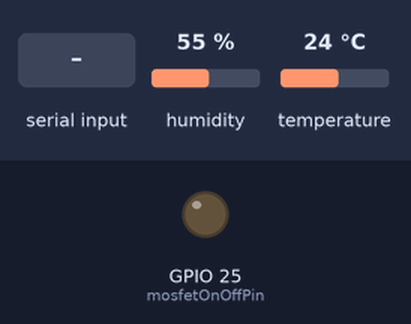
A sketch run on a simulated ESP32. Shown: output pins drawn as LEDs (lit = HIGH). The test bench sets the inputs (shaded band); at power-on: humidity 55 %, temperature 24 °C. WiFi joins after 1.5 s; servers stay silent unless stated; the local clock reads 2024-03-15 10:24:30 at power-on unless the sketch sets it; EEPROM starts erased; what the sketch prints to the serial monitor is not drawn.

Above: at 2.7 s.
2.8 s: "SET TEMP MIN \n" received over Serial
At 3.6 s:
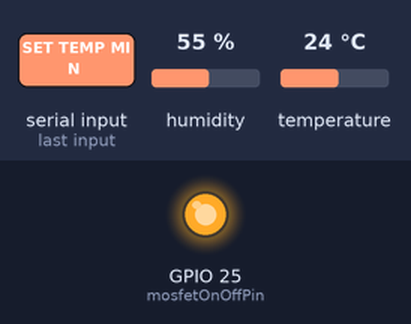
Timing chart, 0 to 34.5 s (numbered marks = the images above; inputs shaded):
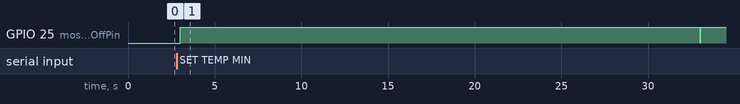

The sketch:

AMCS_Original.ino
```cpp
#include <WiFi.h>
#include <Wire.h>
#include <Adafruit_Sensor.h>
#include <Adafruit_BME280.h>
#include <time.h>
#include <EEPROM.h>

// === WiFi ===
const char* ssid = "Sonya alexa";
const char* password = "sonya123";

// Pin dan Sensor
const int mosfetOnOffPin = 25;
Adafruit_BME280 bme;

// === Variabel Sensor dan Pompa ===
float temp, humidity;
bool pumpActive = false;
unsigned long pumpStartTime = 0;
unsigned long pumpDuration = 0;
unsigned long lastPoll = 0;
const unsigned long pollInterval = 3000;

// === Farm ID ===
const int farmID = 16;

// === Threshold ===
float tempMin = 15.5, tempMax = 27.9;
float humMin = 82.0, humMax = 92.0;

// === Dummy Data Sensor Lain ===
float waterTemp = 25.3;
float pHValue = 6.8;
float tdsValue = 1200;
float oxygenValue = 7.5;

// === Status Aktuator Dummy ===
bool mainTankPump = true;
bool PHUpPump = false;
bool PHDownPump = false;
bool mixAPump = false;
bool mixBPump = true;
bool valve = true;
bool mist = false;  // Akan diupdate berdasarkan status pompa
bool lv1 = true;

// === Threshold Dummy ===
float thPHUp = 6.5;
float thPHDown = 5.5;
float thTDSUp = 1300;
float thTDSDown = 800;
float thWTempUp = 28.0;
float thWTempDown = 22.0;
float thHumUp = 90.0;
float thHumDown = 60.0;

// === Timer Kirim Pesan ===
unsigned long lastMsgA = 0, lastMsgB = 0, lastMsgSP = 0;

// === EEPROM Helpers ===
void loadThresholdsFromEEPROM() {
  EEPROM.get(0, tempMin);
  EEPROM.get(10, tempMax);
  EEPROM.get(20, humMin);
  EEPROM.get(30, humMax);
  if (isnan(tempMin)) tempMin = 15.5;
  if (isnan(tempMax)) tempMax = 27.9;
  if (isnan(humMin)) humMin = 82.0;
  if (isnan(humMax)) humMax = 92.0;
}

void saveThresholdsToEEPROM() {
  EEPROM.put(0, tempMin);
  EEPROM.put(10, tempMax);
  EEPROM.put(20, humMin);
  EEPROM.put(30, humMax);
  EEPROM.commit();
}

// === Waktu ===
String getFormattedTime() {
  struct tm timeinfo;
  if (!getLocalTime(&timeinfo)) return "01/01/1970 00:00:00";
  char buffer[30];
  sprintf(buffer, "%02d/%02d/%04d %02d:%02d:%02d",
          timeinfo.tm_mday, timeinfo.tm_mon + 1, timeinfo.tm_year + 1900,
          timeinfo.tm_hour, timeinfo.tm_min, timeinfo.tm_sec);
  return String(buffer);
}

// === Pompa ===
bool isPumpOn() {
  return digitalRead(mosfetOnOffPin) == HIGH;
}

void turnPumpOn() {
  digitalWrite(mosfetOnOffPin, HIGH);
  if (!pumpActive) {
    pumpActive = true;
    mist = true;  // Update status mist saat pompa ON
    Serial.printf("[PUMP] ON for %lu seconds\n", pumpDuration / 1000);
  }
}

void turnPumpOff() {
  digitalWrite(mosfetOnOffPin, LOW);
  if (pumpActive) {
    pumpActive = false;
    mist = false;  // Update status mist saat pompa OFF
    Serial.println("[PUMP] OFF");
  }
}

// === Update Mist Status ===
void updateMistStatus() {
  // Synchronize mist status dengan actual MOSFET status
  mist = isPumpOn();
}

// === Serial Command Handler ===
void handleSerialCommand() {
  if (Serial.available()) {
    String input = Serial.readStringUntil('\n');
    input.trim();
    input.toUpperCase();

    if (input.startsWith("SET TEMP MIN ")) {
      float value = input.substring(13).toFloat();
      if (value > 0 && value < tempMax) {
        tempMin = value;
        saveThresholdsToEEPROM();
        Serial.printf("[THRESHOLD] tempMin updated to %.2f\n", tempMin);
      }
    } else if (input.startsWith("SET TEMP MAX ")) {
      float value = input.substring(13).toFloat();
      if (value > tempMin && value < 100) {
        tempMax = value;
        saveThresholdsToEEPROM();
        Serial.printf("[THRESHOLD] tempMax updated to %.2f\n", tempMax);
      }
    } else if (input.startsWith("SET HUM MIN ")) {
      float value = input.substring(12).toFloat();
      if (value > 0 && value < humMax) {
        humMin = value;
        saveThresholdsToEEPROM();
        Serial.printf("[THRESHOLD] humMin updated to %.2f\n", humMin);
      }
    } else if (input.startsWith("SET HUM MAX ")) {
      float value = input.substring(12).toFloat();
      if (value > humMin && value < 100) {
        humMax = value;
        saveThresholdsToEEPROM();
        Serial.printf("[THRESHOLD] humMax updated to %.2f\n", humMax);
      }
    } else {
      Serial.println("[INFO] Format perintah tidak dikenal");
    }
  }
}

// === Setup ===
void setup() {
  Serial.begin(115200);
  while (!Serial);

  EEPROM.begin(64);
  loadThresholdsFromEEPROM();

  pinMode(mosfetOnOffPin, OUTPUT);
  digitalWrite(mosfetOnOffPin, LOW);

  if (!bme.begin(0x76)) {
    Serial.println("[ERROR] BME280 sensor not found!");
    while (1) delay(1);
  }

  WiFi.begin(ssid, password);
  Serial.print("Connecting to WiFi");
  while (WiFi.status() != WL_CONNECTED) {
    delay(500);
    Serial.print(".");
  }
  Serial.println("\nWiFi connected");
  Serial.println(WiFi.localIP());

  configTime(7 * 3600, 0, "pool.ntp.org", "time.nist.gov");
}

// === Loop ===
void loop() {
  unsigned long now = millis();

  handleSerialCommand();

  // Sensor dan Pompa
  if (now - lastPoll >= pollInterval) {
    lastPoll = now;

    temp = bme.readTemperature();
    humidity = bme.readHumidity();

    if (isnan(temp) || isnan(humidity)) {
      Serial.println("[ERROR] Failed to read sensor");
      return;
    }

    if (!pumpActive) {
      if (temp < tempMin && humidity >= humMax) {
        pumpDuration = 30000;
      } else if (temp < tempMin && humidity < humMin) {
        pumpDuration = 60000;
      } else if (temp >= tempMax && humidity < humMin) {
        pumpDuration = 30000;
      } else if (temp >= tempMin && temp <= tempMax && humidity >= humMin && humidity <= humMax) {
        pumpDuration = 0;
      } else {
        pumpDuration = 30000;
      }

      if (pumpDuration > 0) {
        pumpStartTime = now;
        turnPumpOn();
      } else {
        turnPumpOff();
      }
    }
  }

  if (pumpActive && (now - pumpStartTime >= pumpDuration)) {
    turnPumpOff();
  }

  // Update mist status setiap loop untuk memastikan sinkronisasi
  updateMistStatus();

  // Get timestamp
  String timestamp = getFormattedTime();

  // === PESAN A ===
  if (now - lastMsgA >= 5000) {
    lastMsgA = now;
    String pesanA = "A;" + String(farmID) + ";" + timestamp + ";" +
                    String(waterTemp, 2) + ";" +
                    String(temp, 2) + ";" +
                    String(humidity, 2) + ";" +
                    String(pHValue, 2) + ";" +
                    String(tdsValue, 2) + ";" +
                    String(oxygenValue, 2);
    Serial.println(pesanA);
  }

  // === PESAN B ===
  if (now - lastMsgB >= 5000) {
    lastMsgB = now;
    String pesanB = "B;" + String(farmID) + ";" + timestamp + ";" +
                    String(mainTankPump) + ";" +
                    String(PHUpPump) + ";" +
                    String(PHDownPump) + ";" +
                    String(mixAPump) + ";" +
                    String(mixBPump) + ";" +
                    String(valve) + ";" +
                    String(mist) + ";" +
                    String(lv1);
    Serial.println(pesanB);
  }

  // === PESAN SP ===
  if (now - lastMsgSP >= 5000) {
    lastMsgSP = now;
    String pesanSP = "SP;" + String(farmID) + ";" + timestamp + ";" +
                     String(thPHUp, 2) + ";" + String(thPHDown, 2) + ";" +
                     String(thTDSUp) + ";" + String(thTDSDown) + ";" +
                     String(thWTempUp, 2) + ";" + String(thWTempDown, 2) + ";" +
                     String(thHumUp, 2) + ";" + String(thHumDown, 2);
    Serial.println(pesanSP);
  }
}
```
